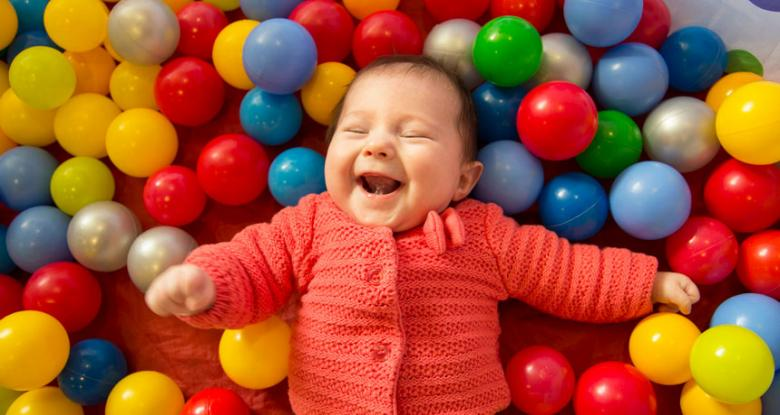
#> input picture data/test1.jpg, 780 x 415 px, found by its file name
$ jupyter execute Capstone_Face_Recognisition_DL_Kranthi.ipynb   (shell and % lines are left out)
#> lines starting #> are read from the running program, lines starting #| are printed output that depends on the picture; after the words box and inside, x2 and y2 are one past the last pixel; in counts of white or black regions, pixels touching at a corner belong together
[cell 1]
import cv2
#from cv2 import face
import numpy as np
import matplotlib.pyplot as plt
import os

#### Function To Convert Images to RGB Pattern

[cell 2]
def convertToRGB(img):
    return cv2.cvtColor(img, cv2.COLOR_BGR2RGB)

#### Loading the Image

[cell 3]
test1 = cv2.imread('D:/Capstone project/Capstone_DL_Kranthi/data/test1.jpg')
#> test1 is the input picture: shape (415, 780, 3); mean B, G, R 51.2, 82.8, 162.8

[cell 4]
gray_img = cv2.cvtColor(test1, cv2.COLOR_BGR2GRAY)
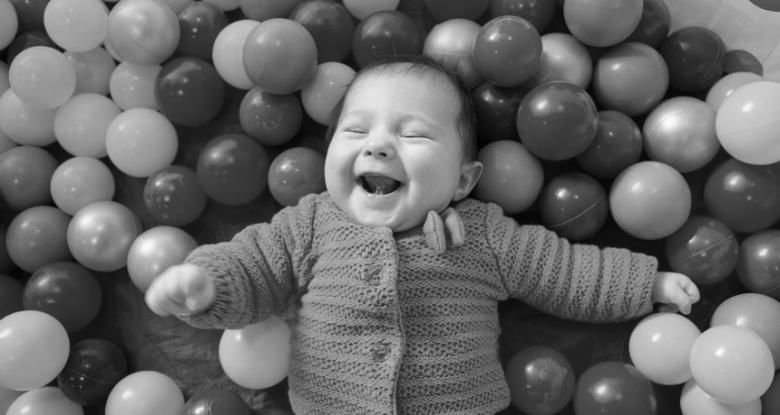
#> gray_img: shape (415, 780); min 1, max 254, mean 103.1

[cell 5]
plt.imshow(gray_img, cmap = 'gray')

[cell 6]
haar_face_cascade = cv2.CascadeClassifier('D:/Capstone project/Capstone_DL_Kranthi/data/haarcascades/haarcascade_frontalface_alt.xml')

[cell 7]
faces = haar_face_cascade.detectMultiScale(gray_img, scaleFactor = 1.1, minNeighbors = 5)
#> faces = [[315, 78, 127, 127]]

[cell 8]
print('Faces Found: ', len(faces))
#| Faces Found:  1

[cell 9]
for (x, y, w, h) in faces:
    cv2.rectangle(test1, (x, y), (x+w, y+h), (0, 255, 0), 2)
#> this loop made 1 pass
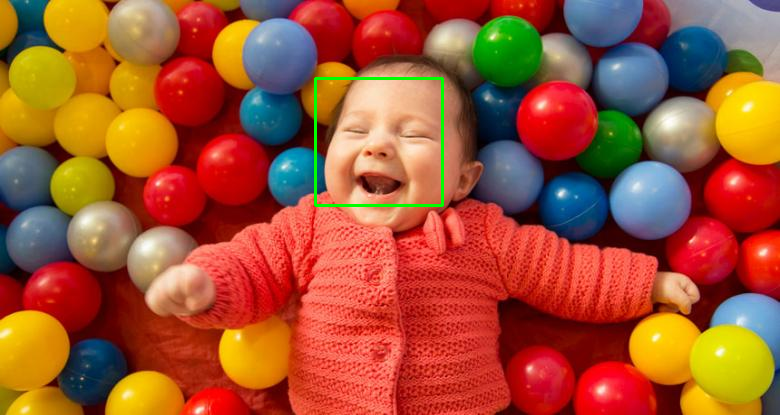
#> test1: shape (415, 780, 3); 0.47% of pixels changed, all inside (x1, y1, x2, y2) = (314, 77, 444, 207)

[cell 10]
plt.imshow(convertToRGB(test1))

[cell 11]
#giving the subject for Face recognisition
subject = ["", "Federer"]

#### Preparing the Data for face Recognition

[cell 12]
def detect_face(img):

    gray = cv2.cvtColor(img, cv2.COLOR_BGR2GRAY)
    face_cascade = cv2.CascadeClassifier('D:/Capstone project/Capstone_DL_Kranthi/data/haarcascades/lbpcascade_frontalface.xml')
    faces = face_cascade.detectMultiScale(gray, scaleFactor = 1.2, minNeighbors = 5)

    if len(faces) == 0:
        return None, None

    (x, y, w, h) = faces[0]

    return gray[y: y+w, x: x+h], faces[0]

[cell 13]
def prepare_training_data(data_folder_path):

    dirs = os.listdir(data_folder_path)
    print(dirs)
    faces = []
    labels = []
    for dir_name in dirs:
        if not dir_name.startswith('s'):
            continue
        label = int(dir_name.replace('s', ''))
        print(label)
        subject_dir_path = data_folder_path + '/' + dir_name
        print(subject_dir_path)
        subject_images_name = os.listdir(subject_dir_path)

        for image_name in subject_images_name:

            if image_name.startswith("."):
                continue

            image_path = subject_dir_path + '/' + image_name
            image = cv2.imread(image_path)
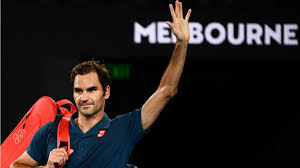
#> input picture train/s1/1.jpg, 300 x 168 px, found by its file name
#> image is the input picture: shape (168, 300, 3); mean B, G, R 29.1, 29.8, 39.2
            #print(image)
    #         cv2.imshow('Training on Image... ', image)
    #         cv2.waitKey(1000)

            face, rect = detect_face(image)
#> in detect_face, `gray = cv2.cvtColor(img, cv2.COLOR_BGR2GRAY)`:
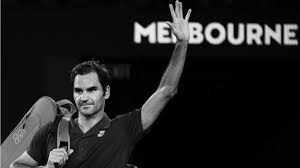
#> gray: shape (168, 300); min 0, max 246, mean 32.6
#> in detect_face, `faces = face_cascade.detectMultiScale(gray, scaleFactor = 1.2, minNeig..`: faces = [[63, 74, 44, 44]]
#> in detect_face, `(x, y, w, h) = faces[0]`: x = 63; y = 74; w = 44
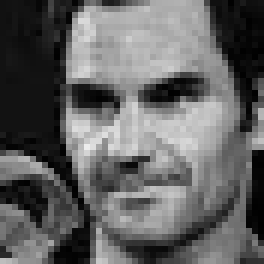
#> face: shape (44, 44) (shown 6 times larger); min 0, max 236, mean 98.2
#> rect = [63, 74, 44, 44]
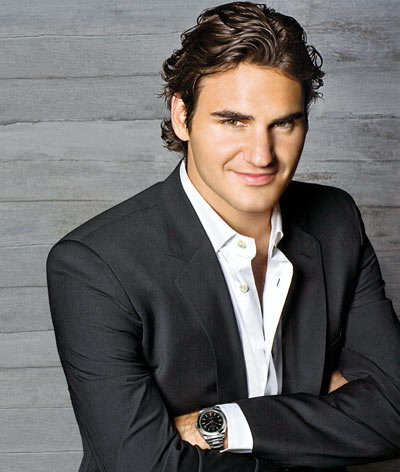
#> input picture test/federer_test.jpg, 400 x 472 px, found by its file name
#> further down, test_img1 is the input picture: shape (472, 400, 3); mean B, G, R 99.8, 101.2, 104.5

            if face is not None:

                faces.append(face)
                labels.append(label)
                # [5 lines of commented-out code are left out]

    return faces, labels

[cell 14]
faces, labels = prepare_training_data("D:/Capstone project/Capstone_DL_Kranthi/train")
print('Total Faces: ', len(faces))
print('Total Labels: ', len(labels))

#### Creating Face Recognizer

[cell 15]
face_recognizer = cv2.face.LBPHFaceRecognizer_create()

[cell 16]
face_recognizer.train(faces, np.array(labels))

#### Creating Rectangles on Image

[cell 17]
def draw_rectangle(img, rect):
    (x, y, w, h) = rect
    cv2.rectangle(img, (x, y), (x+h, y+w), (0, 255, 0), 2)

#### Writing text on Image

[cell 18]
def draw_text(img, text, x, y):
    cv2.putText(img, text, (x, y), cv2.FONT_HERSHEY_PLAIN, 1.5, (0, 255, 0), 2)

#### Predicting The Image

[cell 19]
def predict(test_img):

    img = test_img.copy()
    face, rect = detect_face(img)
#> in detect_face (call 4), `gray = cv2.cvtColor(img, cv2.COLOR_BGR2GRAY)`:
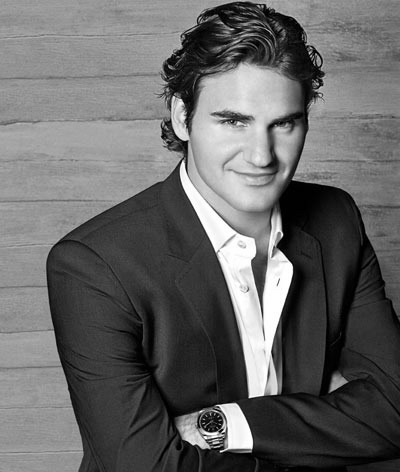
#> gray: shape (472, 400); min 0, max 255, mean 102
#> in detect_face (call 4), `faces = face_cascade.detectMultiScale(gray, scaleFactor = 1.2, minNeig..`: faces = [[190, 71, 132, 132]]
#> in detect_face (call 4), `(x, y, w, h) = faces[0]`: x = 190; y = 71; w = 132
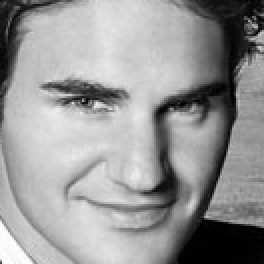
#> face: shape (132, 132) (shown 2 times larger); min 0, max 255, mean 150.9
#> rect = [190, 71, 132, 132]
    label = face_recognizer.predict(face)
#> label = (1, 100.4)
    #print(label)
    label_text = subject[label[0]]
#> label_text = 'Federer'
    draw_rectangle(img, rect)
#> in draw_rectangle, `(x, y, w, h) = rect`: x = 190; y = 71; w = 132
    draw_text(img, label_text, rect[0], rect[1]-5)
#> in draw_text, `cv2.putText(img, text, (x, y), cv2.FONT_HERSHEY_PLAIN, 1.5, (0, 255, 0..`:
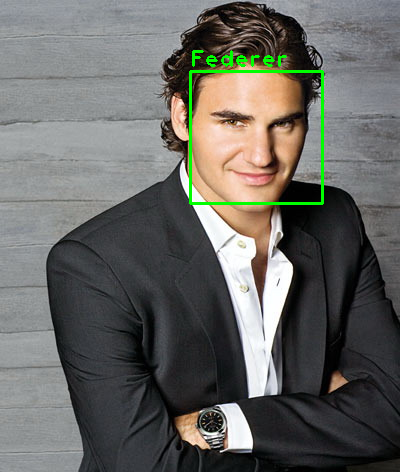
#> img: shape (472, 400, 3); mean B, G, R 98.9, 103, 103.1
    return img

[cell 20]
test_img1 = cv2.imread('D:/Capstone project/Capstone_DL_Kranthi/test/federer_test.jpg')
